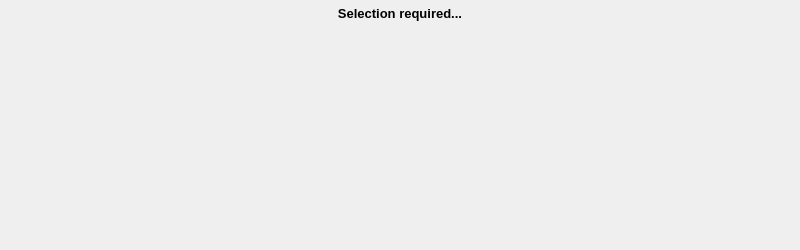
<?xml version="1.0" encoding="UTF-8"?>
<ui version="4.0">
 <class>QGISRedEvolutionCurvesDock</class>
 <widget class="QDockWidget" name="QGISRedEvolutionCurvesDock">
  <property name="geometry">
   <rect>
    <x>0</x>
    <y>0</y>
    <width>800</width>
    <height>250</height>
   </rect>
  </property>
  <property name="windowTitle">
   <string>Evolution Curves</string>
  </property>
  <widget class="QWidget" name="dockWidgetContents">
   <layout class="QVBoxLayout" name="verticalLayout">
    <property name="spacing">
     <number>2</number>
    </property>
    <property name="leftMargin">
     <number>6</number>
    </property>
    <property name="topMargin">
     <number>6</number>
    </property>
    <property name="rightMargin">
     <number>6</number>
    </property>
    <property name="bottomMargin">
     <number>6</number>
    </property>
    <item>
     <widget class="QLabel" name="lblTitle">
      <property name="font">
       <font>
        <pointsize>10</pointsize>
        <weight>75</weight>
        <bold>true</bold>
       </font>
      </property>
      <property name="text">
       <string>Selection required...</string>
      </property>
      <property name="alignment">
       <set>Qt::AlignCenter</set>
      </property>
     </widget>
    </item>
    <item>
     <widget class="QWidget" name="chartContainer" native="true">
      <property name="sizePolicy">
       <sizepolicy hsizetype="Preferred" vsizetype="Expanding">
        <horstretch>0</horstretch>
        <verstretch>0</verstretch>
       </sizepolicy>
      </property>
     </widget>
    </item>
   </layout>
  </widget>
 </widget>
 <resources/>
 <connections/>
</ui>
